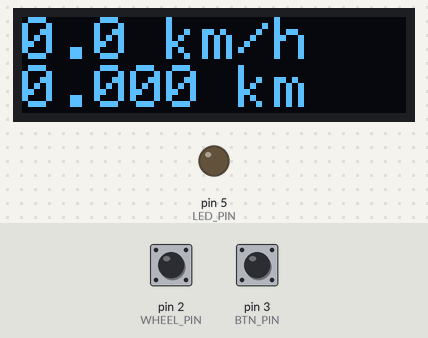
The sketch below on a simulated Arduino Uno, built with avr-gcc and run on an emulated ATmega328P. Parts: 128×32 one-colour display, output pins drawn as LEDs (lit = HIGH). Dashed ring = blinking. The inputs (shaded band) are chosen by the test bench; at power-on: pin 3 (BTN_PIN) HIGH, pin 2 (WHEEL_PIN) HIGH. EEPROM starts erased.

Above: at 3.2 s.
3.3 s: pin 3 (BTN_PIN) pulled LOW for 0.15 s
At 4.4 s:
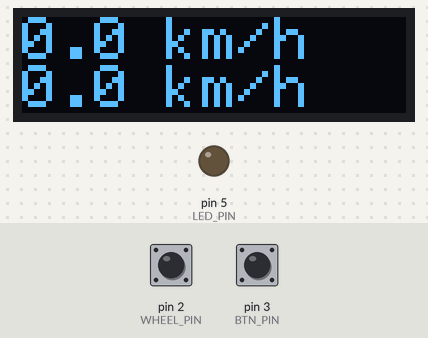
4.9 s: pin 3 (BTN_PIN) pulled LOW for 0.15 s
At 6.2 s:
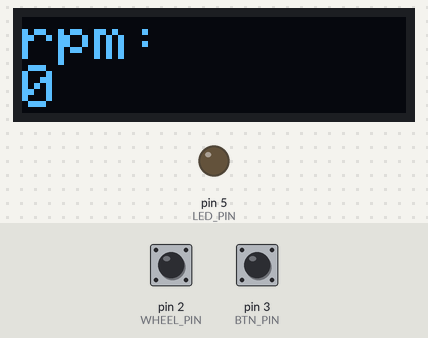
6.5 s: pin 3 (BTN_PIN) pulled LOW for 0.15 s
At 7.8 s:
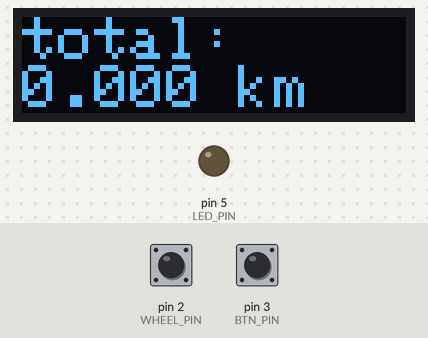
8.1 s: pin 3 (BTN_PIN) pulled LOW for 0.15 s
At 9.1 s:
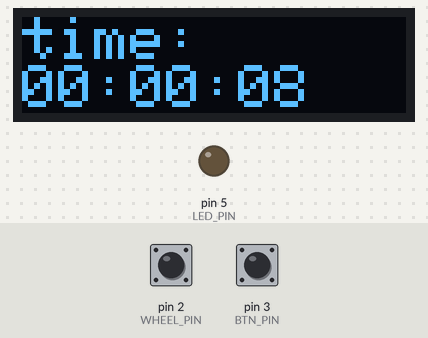
11.2 s: pin 3 (BTN_PIN) pulled LOW for 0.15 s
At 12.4 s:
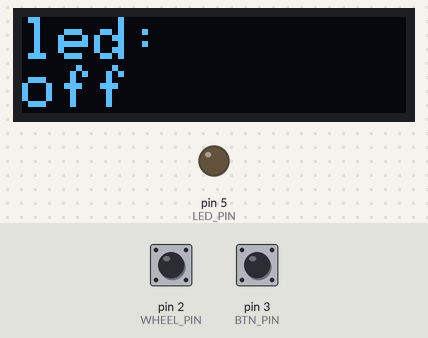
12.8 s: pin 3 (BTN_PIN) pulled LOW for 1 s
At 13.43 s:
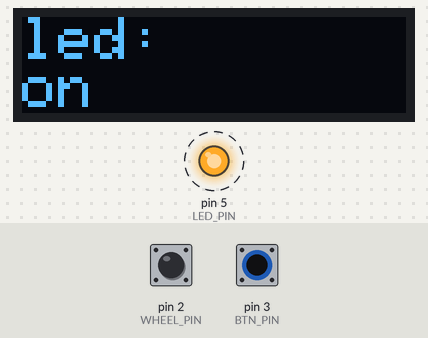
Timing chart, 0 to 15.4 s (numbered marks = the images above; inputs shaded):
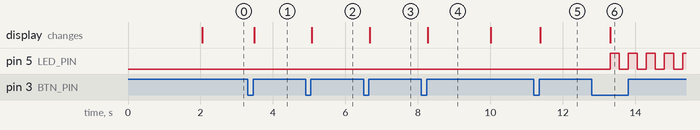

The sketch:

velo.ino
```cpp
#include <EEPROM.h>
#include <SSD1306Ascii.h>
#include <SSD1306AsciiAvrI2c.h>

#include "GyverButton.h"
#include "std_format.h"
#include "speedometer.h"

#define WHEEL_PIN 2
#define BTN_PIN 3
#define LED_PIN 5
#define MENU_MAIN 0
#define MENU_SPEED 1
#define MENU_RPM 2
#define MENU_DISTANCE 3
#define MENU_TIME 4
#define MENU_LED 5
#define EEPROM_WHEEL_DIAMETER 0
#define EEPROM_TOTAL_DISTANCE 1
#define I2C_ADDRESS 0x3C

Speedometer sp;

SSD1306AsciiAvrI2c display;
bool display_turned;
uint8_t display_menu;
char buf[11];
volatile bool timer_tick;
uint8_t sec_cnt;

bool led_turned;
uint32_t led_timer;

GButton btn(BTN_PIN);

void setup() {
    pinMode(BTN_PIN, INPUT_PULLUP);
    pinMode(LED_PIN, OUTPUT);

    init_timers();

    sp.init(WHEEL_PIN, calc_wheel_length(), EEPROM_TOTAL_DISTANCE);
    init_display();
}

void init_display() {
    delay(2000);
    display.begin(&Adafruit128x32, I2C_ADDRESS, -1);
    display.setFont(Adafruit5x7);
    display.set2X();
    display.clear();
    display_data();
}

void init_timers() {
    cli();

    TCCR1A = 0;
    TCCR1B = 0;
    TCNT1 = 0;

    // set ctc mode
    TCCR1B |= _BV(WGM12);

    OCR1A = 0x3D09;  // update every sec

    // set 1024 prescaler
    TCCR1B |= _BV(CS12) | _BV(CS10);

    // enable timer compare interrupt
    TIMSK1 |= _BV(OCIE1A);

    sei();
}

ISR(TIMER1_COMPA_vect) {
    timer_tick = true;
}

void loop() {
    sp.detect_rotation();
    if (sp.idle()) {
        display_data();
    }

    btn.tick();
    if (btn.isClick()) {
        switch_display_menu();
        display_data();
    }
    if (btn.isHolded()) {
        switch (display_menu) {
            case MENU_DISTANCE:
                sp.save_total_distance();
                display_data();
                break;

            case MENU_LED:
                turn_led(!led_turned);
                display_data();
                break;

            default:
                turn_display(!display_turned);
                break;
        }
    }

    if (timer_tick) {
        timer_tick = false;
        switch (display_menu) {
            case MENU_MAIN:
            case MENU_RPM: {
                if (++sec_cnt == 4) {
                    sec_cnt = 0;
                    // update speed or rpm every 4 sec
                    if (sp.get_speed() > 0) {
                        display_data();
                    }
                }
                break;
            }

            case MENU_TIME:
                // update time every sec
                display_data();
                break;
        }
    }

    // toggle led every 250 ms
    uint32_t timer_now = millis();
    if (led_turned && (timer_now - led_timer) >= 250) {
        PORTD ^= _BV(LED_PIN);
        led_timer = timer_now;
    }
}

float calc_wheel_length() {
    uint8_t diameter = EEPROM.read(EEPROM_WHEEL_DIAMETER);  // cm
    if (diameter == 0xFF) {
        diameter = 64;  // default
        set_wheel_diameter(diameter);
    }
    return (diameter * 3.14) / 100000.0;
}

void set_wheel_diameter(uint8_t diameter) {
    if (diameter >= 0 && diameter < 0xFF) {
        EEPROM.write(EEPROM_WHEEL_DIAMETER, diameter);
    }
}

void turn_led(boolean on) {
    led_turned = on;
    digitalWrite(LED_PIN, LOW);
}

void turn_display(boolean on) {
    display_turned = on;
    display.ssd1306WriteCmd(on ? SSD1306_DISPLAYON : SSD1306_DISPLAYOFF);
}

void switch_display_menu() {
    if (++display_menu == 6) display_menu = 0;
    display.clear();
}

void display_data() {
    switch(display_menu) {
        case MENU_MAIN:
            // speed
            display.setCursor(0, 0);
            std_ftoa(sp.get_speed(), 1, buf);
            display.print(buf);
            display.print(" km/h ");

            // distance
            display.setCursor(0, 2);
            std_ftoa(sp.get_distance(), 3, buf);
            display.print(buf);
            display.print(" km ");
            break;

        case MENU_SPEED:
            // max speed
            display.setCursor(0, 0);
            std_ftoa(sp.get_max_speed(), 1, buf);
            display.print(buf);
            display.print(" km/h ");

            // avg speed
            display.setCursor(0, 2);
            std_ftoa(sp.get_avg_speed(), 1, buf);
            display.print(buf);
            display.print(" km/h ");
            break;

        case MENU_RPM:
            // rpm
            display.setCursor(0, 0);
            display.print("rpm: ");

            display.setCursor(0, 2);
            std_itoa(sp.get_wheel_rpm(), 0, buf);
            display.print(buf);
            display.print("  ");
            break;

        case MENU_DISTANCE:
            display.setCursor(0, 0);
            display.print("total: ");

            display.setCursor(0, 2);
            std_ftoa(sp.get_total_distance(), 3, buf);
            display.print(buf);
            display.print(" km");
            break;

        case MENU_TIME: {
            uint32_t now = millis();
            uint32_t sec = now / 1000ul;
            int hours = (sec / 3600ul);
            int minutes = (sec % 3600ul) / 60ul;
            int seconds = (sec % 3600ul) % 60ul;

            display.setCursor(0, 0);
            display.print("time:");

            display.setCursor(0, 2);
            std_itoa(hours, 2, buf);
            display.print(buf);
            display.print(":");

            std_itoa(minutes, 2, buf);
            display.print(buf);
            display.print(":");

            std_itoa(seconds, 2, buf);
            display.print(buf);
            break;
        }

        case MENU_LED:
            display.setCursor(0, 0);
            display.print("led:");

            display.setCursor(0, 2);
            display.print(led_turned ? "on " : "off");
            break;
    }
}
```

speedometer.cpp
```cpp
#include <Arduino.h>
#include <EEPROM.h>
#include "speedometer.h"

#define WHEEL_RPM_MAX 600

void Speedometer::init(uint8_t wheel_pin, float wheel_length, int eeprom_total_distance) {
    WHEEL_PIN = wheel_pin;
    WHEEL_LENGTH = wheel_length;
    EEPROM_TOTAL_DISTANCE = eeprom_total_distance;

    EEPROM.get(EEPROM_TOTAL_DISTANCE, total_distance);
    if (isnan(total_distance)) {
        EEPROM.put(EEPROM_TOTAL_DISTANCE, 0);
        total_distance = 0;
    }
}

float Speedometer::get_speed() {
    return speed;
}

float Speedometer::get_avg_speed() {
    return avg_speed;
}

float Speedometer::get_max_speed() {
    return max_speed;
}

float Speedometer::get_distance() {
    return distance;
}

float Speedometer::get_total_distance() {
    return total_distance;
}

uint16_t Speedometer::get_wheel_rpm() {
    return wheel_rpm;
}

bool Speedometer::idle() {
    if (speed != 0 && millis() - wheel_rotation_last_time >= 4000) {
        speed = 0;
        wheel_rpm = 0;
        wheel_rotation_counter = 0;
        wheel_rotation_start_time = 0;
        return true;
    }
    return false;
}

void Speedometer::detect_rotation() {
    uint32_t timer_now = millis();
    bool wheel_pin_state = digitalRead(WHEEL_PIN);

    // detect rotation start
    if (!wheel_pin_state && !wheel_rotation_started) {
        wheel_rotation_started = true;
    }
    // detect when magnet passes by the hall sensor
    if (wheel_pin_state && wheel_rotation_started) {
        wheel_rotation_started = false;

        wheel_rotation_last_time = timer_now;
        if (wheel_rotation_start_time == 0) {
            wheel_rotation_start_time = timer_now;
        }

        wheel_rotation_counter++;
        if (wheel_rotation_counter == 5) {
            calc_speed();

            wheel_rotation_counter = 0;
            wheel_rotation_start_time = 0;
        }

        distance += WHEEL_LENGTH;
        period_distance += WHEEL_LENGTH;

        // save total distance every km
        if (period_distance >= 1.0) {
            save_total_distance();
        }
    }
}

void Speedometer::calc_speed() {
    uint32_t interval = wheel_rotation_last_time - wheel_rotation_start_time;
    uint16_t avg_interval = interval / 4;

    uint16_t rpm = 60000 / avg_interval;
    if (rpm < WHEEL_RPM_MAX) {
        wheel_rpm = rpm;
        speed = wheel_rpm * 60 * WHEEL_LENGTH;
        if (speed >= max_speed) {
            max_speed = speed;
        }

        if (speed != 0) {
            speed_arr[speed_arr_index++] = speed;
            if (speed_arr_index == 4) {
                calc_avg_speed();

                speed_arr_index = 0;
            }
        }
    }
}

void Speedometer::calc_avg_speed() {
    float sum = 0;
    for (uint8_t i = 0; i < 4; i++) {
        sum += speed_arr[i];
    }

    sum /= 4;
    if (avg_speed == 0) {
        avg_speed = sum;
    } else {
        avg_speed = (avg_speed + sum) / 2;
    }
}

void Speedometer::save_total_distance() {
    total_distance += period_distance;
    period_distance = 0;
    EEPROM.put(EEPROM_TOTAL_DISTANCE, total_distance);
}
```

speedometer.h
```cpp
#ifndef SPEEDOMETER_H
#define SPEEDOMETER_H

class Speedometer {
    public:
        /**
         * @param wheel_pin Hall sensor digital pin
         * @param wheel_length Wheel length in km
         * @param eeprom_total_distance Eeprom address of total distance
         */
        void init(uint8_t wheel_pin, float wheel_length, int eeprom_total_distance);

        /**
         * Detect wheel rotation and perform speed calculations
         */
        void detect_rotation();

        /**
         * @return true if speedometer enters the idle mode
         */
        bool idle();

        /**
         * Save total distance in EEPROM
         */
        void save_total_distance();

        /**
         * @return speed in km/h
         */
        float get_speed();

        /**
         * @return average speed in km/h
         */
        float get_avg_speed();

        /**
         * @return max speed in km/h
         */
        float get_max_speed();

        /**
         * @return current distance in km
         */
        float get_distance();

        /**
         * @return total distance in km
         */
        float get_total_distance();

        /**
         * @return current wheel rpm value
         */
        uint16_t get_wheel_rpm();

    private:
        /**
         * Calculate current speed, rpm and average speed after 5 wheel rotations
         */
        void calc_speed();

        /**
         * Calculate average speed
         */
        void calc_avg_speed();

        uint8_t WHEEL_PIN;
        float WHEEL_LENGTH;
        int EEPROM_TOTAL_DISTANCE;

        float speed;
        float avg_speed;
        float max_speed;
        float distance;
        float total_distance;
        uint16_t wheel_rpm;

        bool wheel_rotation_started;
        uint8_t wheel_rotation_counter;
        uint32_t wheel_rotation_start_time;
        uint32_t wheel_rotation_last_time;

        float period_distance;

        float speed_arr[4];
        uint8_t speed_arr_index;
};

#endif
```

std_format.cpp
```cpp
#include "std_format.h"
#include <math.h>

void std_itoa(int n, int precision, char *buf) {
    if (n < 0) {
        *buf++ = '-';
        n = -n;
    }

    int i = 0, j = 0;
    do {
        buf[i++] = n % 10 + '0';
    } while ((n /= 10) > 0);
    while (i < precision) buf[i++] = '0';
    buf[i] = '\0';

    // reverse
    char tmp;
    for (j = i-1, i = 0; i < j; i++, j--) {
        tmp = buf[i];
        buf[i] = buf[j];
        buf[j] = tmp;
    }
}

void std_ftoa(float f, int precision, char *buf) {
    if (f < 0) {
        *buf++ = '-';
        f = -f;
    }

    std_itoa((int) f, 0, buf);  // convert integer part to string

    while (*buf != '\0') buf++;
    *buf++ = '.';

    float d = fmod(f, 1);  // extract floating part
    if (precision < 1) {
        d = 0;
    } else {
        d *= pow(10, precision);  // convert floating part to string

        // round floating part
        if (fmod(d, 1) < 0.5) {
          d = floor(d);
        } else {
          d = ceilf(d);
        }
    }

    std_itoa((int) d, precision, buf);  // convert floating part to string
}
```

std_format.h
```cpp
#ifndef STD_FORMAT_H
#define STD_FORMAT_H

void std_itoa(int n, int precision, char *buf);
void std_ftoa(float f, int precision, char *buf);

#endif
```

Measured:
- after the input at 3.3 s, the display: changes after 0.18 s (image 1)
- after the input at 4.9 s, the display: changes after 0.17 s (image 2)
- after the input at 6.5 s, the display: changes after 0.18 s (image 3)
- after the input at 8.1 s, the display: changes after 0.18 s (image 4)
- after the input at 11.2 s, the display: changes after 0.17 s (image 5)
- after the input at 12.8 s, pin 5 (LED_PIN): alternates HIGH for 0.25 s and LOW for 0.25 s, starting after 0.51 s; the display: changes after 0.51 s (image 6)
- what the display in image 4 shows lasts 1.7 s, from 8.3 s to 10.0 s
